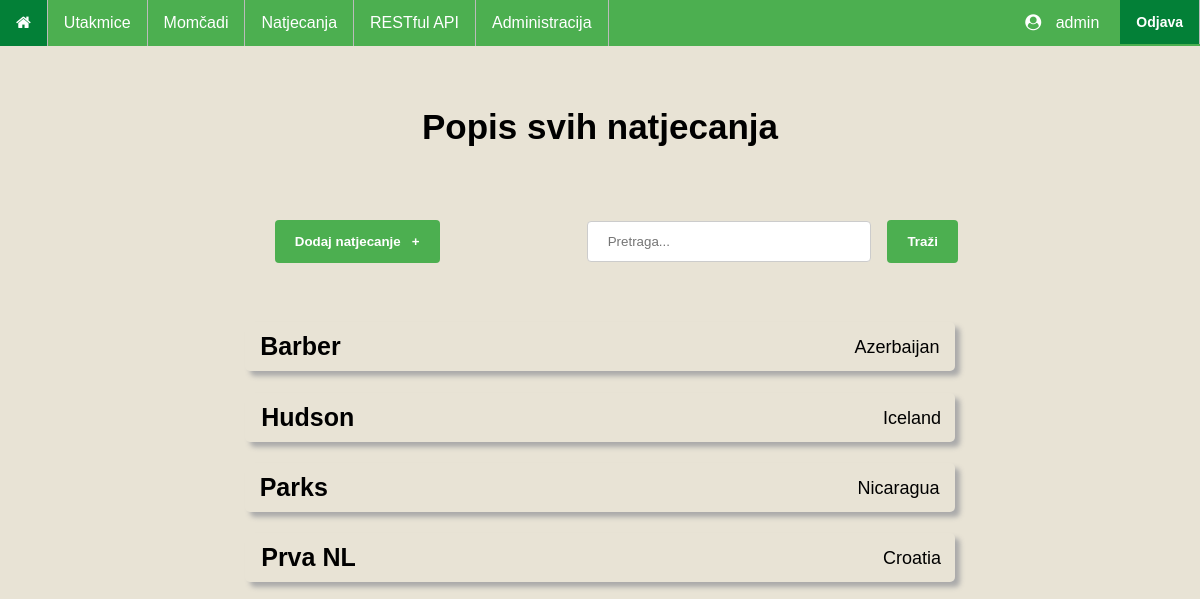
The page /competitions/ (signed in) on the database its author committed.
### main/models.py (models this page shows, shortened)
class Competition(models.Model):
    competition_name = models.CharField(max_length=50)
    competition_country = models.CharField(max_length=30)
    competition_teams = models.ManyToManyField(Team)

### main/views.py (the view)
# urls.py: path('competitions/', AllCompetitions.as_view(), name='allCompetitions'),
class AllCompetitions(LoginRequiredMixin, ListView):
    template_name = 'main/competitions.html'
    def get_queryset(self):
        queryset = Competition.objects.order_by('competition_name')
        search_query = self.request.GET.get('search', '')
        if search_query:  # user submitted search form
            queryset = queryset.filter(
                competition_name__icontains = search_query
            )
        return queryset
    def get_context_data(self, **kwargs):
        context = super().get_context_data(**kwargs)
        context['search_query'] = self.request.GET.get('search', '')
        return context

### templates/main/competitions.html (shortened to what this page needs)
{% extends "base_generic.html" %}
{% block content %}
    <h1>Popis svih natjecanja</h1>
    <div class="grid-container">
        {% if request.user.is_superuser %}
            <form action="{% url 'createCompetition' %}">
                <input type="submit" value="Dodaj natjecanje   &#43;" class="addButton"/>
            </form>
        {% endif %}
        <span></span>
        <form class="searchOption" method="get" action="{% url 'allCompetitions' %}">
            <input
                type="text"
                name="search"
                placeholder="Pretraga..."
                value="{{ search_query }}"
            >
            <button type="submit">Traži</button>
        </form>
    </div>
    {% if object_list %}
        {% for competition in object_list %}
        <a href="{% url 'competitionDetails' competition.id %}" class="match_link">
            <div class="match competition">
                <span class="competitionName">{{ competition.competition_name }}</span>
                <span></span>
                <span class="competitionCountry">{{ competition.competition_country }}</span>
            </div>
        </a>
        {% endfor %}
    {% else %}
        <p class="description" style="text-align: center;">Nema natjecanja</p>
    {% endif %}
{% endblock %}

### templates/base_generic.html (shortened to what this page needs)
<!DOCTYPE html>
<html lang="hr">
<head>
    {% load static %}
    <link rel="stylesheet" type="text/css" href="{% static 'style.css' %}">
    <link rel="stylesheet" type="text/css" href="{% static 'matches.css' %}">
    <link rel="stylesheet" href="https://cdnjs.cloudflare.com/ajax/libs/font-awesome/4.7.0/css/font-awesome.min.css">
</head>
<body>
    <ul>
        <li><a href="/" title="Početna stranica"><i class="fa fa-home"></i></a></li>
        <li><a href="/matches/">Utakmice</a></li>
        <li><a href="/teams/">Momčadi</a></li>
        <li><a href="/competitions/">Natjecanja</a></li>
        <li><a href="/api/teams/">RESTful API</a></li>
        {% if request.user.is_superuser %}
            <li><a href="/adminDashboard/">Administracija</a></li>
        {% endif %}
        <li style="float:right">
            <form id="logout-form" method="post" action="{% url 'logout' %}">
                <button type="submit">Odjava</button>
            </form>
        </li>
        <li style="float:right" class="userProfile">
            <i class='fa fa-user-circle' style="margin-right: 10px;"></i> {{ user.username }}
        </li>
    </ul>
    <div class="content">
        {% block content %}
        {% endblock %}
    </div>
</body>
</html>

### main/static/style.css (style rules this page uses)
html { font-family: 'Franklin Gothic', 'Arial Narrow', Arial, sans-serif; background: #e8e3d5; }
h1 { text-align: center; font-size: 35px; margin-top: 15%; margin-bottom: 5%; }
ul { list-style-type: none; margin: 0; padding: 0; width: 100%; position: fixed; top: 0; left: 0; overflow: hidden; background-color: #4CAF50; color: white; }
li { float: left; border-right:1px solid #bbb; }
li a { display: block; color: white; text-align: center; padding: 14px 16px; text-decoration: none; }
.userProfile { padding: 14px 16px; border: none; margin-right: 5px; }
#logout-form { background: #4CAF50 !important; padding: 0 !important; }
#logout-form button { font-size: 14px; color: white; background: #038037 !important; padding: 14px 16px !important; border: none; font-weight: bold; display: block; margin: 0; text-decoration: none; cursor: pointer; }
.content { display: block; margin: 0 auto; width: 60%; margin-bottom: 8%; }
form { width: 100%; border-radius: 5px; padding: 20px; font-size: 20px; }
input[type=text], input[type=password], select { width: 100%; padding: 12px 20px; margin: 8px 0; display: inline-block; border: 1px solid #ccc; border-radius: 4px; box-sizing: border-box; }
input[type=submit], .searchOption button { width: 100%; background-color: #4CAF50; color: white; font-weight: bold; padding: 14px 20px; margin: 8px 0; border: none; border-radius: 4px; cursor: pointer; }
.addButton { width: fit-content !important; }

### main/static/matches.css (style rules this page uses)
.searchOption input { width: 75%; margin-right: 3%; }
.searchOption button { width: fit-content; }
.match { width: 100%; border-radius: 5px; box-shadow: 5px 5px 5px #aaaaaa; margin-top: 3%; padding-top: 5px; padding-bottom: 5px; font-size: 18px; }
.match_link:link { text-decoration: none; color: black; background: none; }
.grid-container { display: grid; grid-template-columns: auto auto auto; gap: 10px; padding: 10px; }
.grid-container span { text-align: center; }
.competition { display: grid; grid-template-columns: auto auto auto; gap: 10px; }
.competition span { padding-top: 5px; padding-bottom: 5px; }
.competitionName { font-weight: bold; font-size: 25px; margin-left: 6%; }
.competitionCountry { text-align: right; margin-right: 6%; margin-top: 5px; }

### rows shown on the page
Competition: competition_name "Barber", competition_country "Azerbaijan"
Competition: competition_name "Hudson", competition_country "Iceland"
Competition: competition_name "Parks", competition_country "Nicaragua"
Competition: competition_name "Prva NL", competition_country "Croatia"

### other values the page prints
{{ user.username }} "admin"
